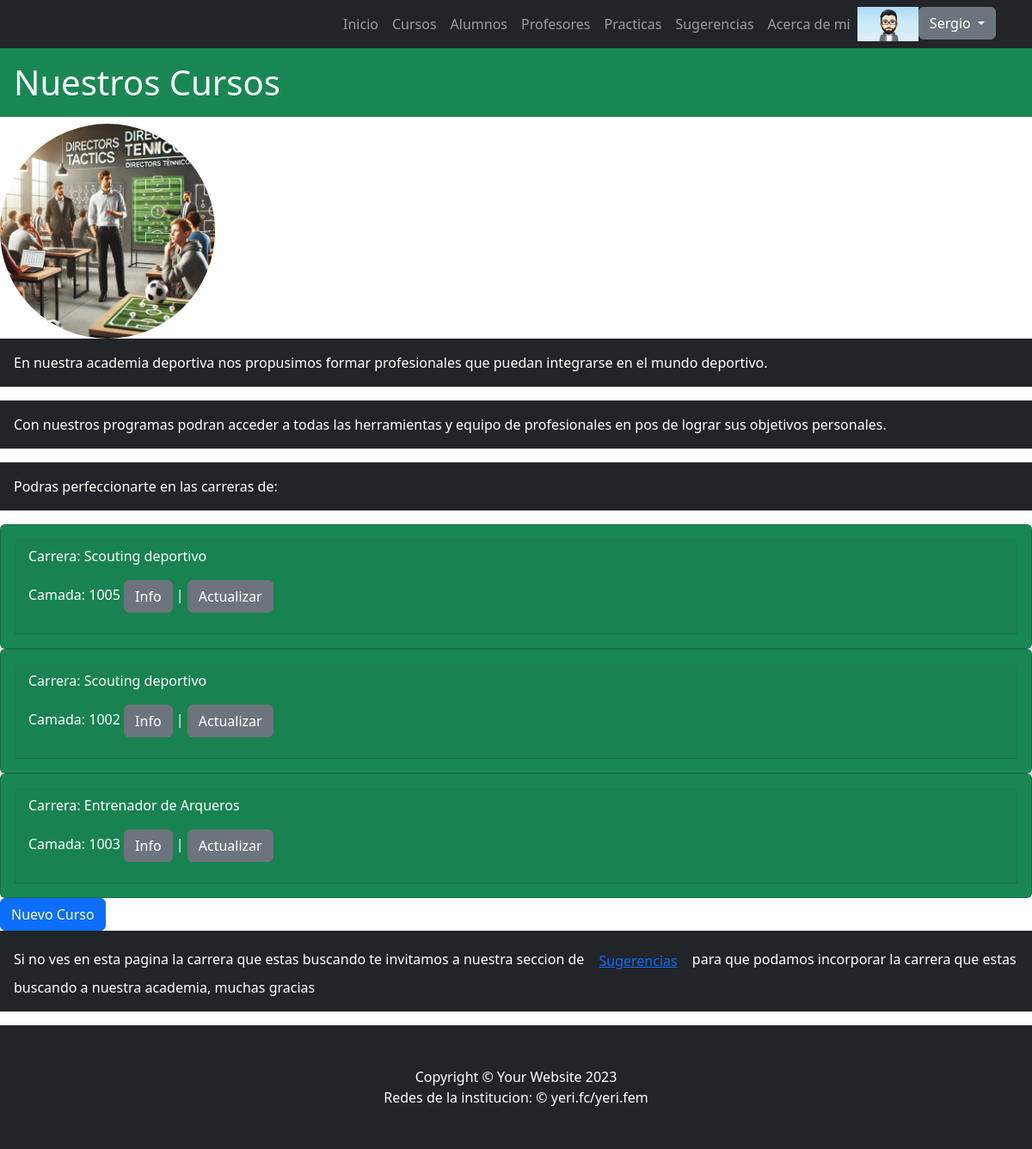
Screenshot of /curso/listar (signed in) with the database file from the repository.
### users/models.py (models this page shows, shortened)
class Avatar(models.Model):
    user = models.OneToOneField(User, on_delete=models.CASCADE, blank=True, null=True)
    imagen = models.ImageField(upload_to="avatares", blank=True, null=True)

### Appyeri/models.py (models this page shows)
class Curso(models.Model):
    nombre = models.CharField(max_length=40)
    camada = models.IntegerField()
    descripcion = models.TextField(max_length=10000, blank=True, null=True)

### Appyeri/views.py (the view)
# urls.py: path('curso/listar', views.CursoListView.as_view(), name='ListarCursos'),
class CursoListView(LoginRequiredMixin, ListView):
    model = Curso
    context_object_name= "Cursos"
    template_name= "Appyeri/lista_cursos.html"

### Appyeri/templates/appyeri/lista_cursos.html (shortened to what this page needs)
{% extends 'Appyeri/base.html' %}
{% load static %}
{% block lista_cursos %}
    <h1 class="text-bg-success p-3">Nuestros Cursos</h1>
    <img class="img-fluid rounded-circle" src="{% static 'appyeri/assets/img/08.jpg'%}" width=250 alt="..." />
    <p class="text-bg-dark p-3" class="lead">En nuestra academia deportiva nos propusimos formar profesionales que puedan integrarse en el mundo deportivo.</p>
    <p class="text-bg-dark p-3" class="mb-0">Con nuestros programas podran acceder a todas las herramientas y equipo de profesionales en pos de lograr sus objetivos personales.</p>
    <p class="text-bg-dark p-3" class="mb-0">Podras perfeccionarte en las carreras de: </p>
    {% for curso in Cursos %}
    <table>
    <div class="card text-bg-success p-3" style="max max-width: 50rem;" >
        <div class="card-header" >
    <p>Carrera: {{curso.nombre}}
    <p>Camada: {{curso.camada}}
        <a class="btn btn-secondary" href="{% url 'DetalleCurso' curso.pk %}">Info</a>
    |
    {% if request.user.is_staff %}
    <a class="btn btn-secondary" href="{% url 'ActualizarCurso' curso.pk %}">Actualizar</a>
    {% endif %}
    {% endfor %}
        </div>
    </div>
    {%if request.user.is_staff%}
    <a class="btn btn-primary" href="{% url 'AgregarCurso'%}">Nuevo Curso</a>
    {% endif %}
    <table>
    <p class="text-bg-dark p-3" class="mb-0">Si no ves en esta pagina la carrera que estas buscando te invitamos a nuestra seccion de <a class="btn btn-link" href="{% url 'Sugerencias'%}">Sugerencias</a> para que podamos incorporar la carrera que estas buscando a nuestra academia, muchas gracias</p>
{% endblock lista_cursos %}

### Appyeri/templates/appyeri/base.html (shortened to what this page needs)
<!DOCTYPE html>
{% load static %}
<html lang="en">
    <head>
        <link href="{% static 'appyeri/css/styles.css' %}" rel="stylesheet" />
    </head>
    <body>
        <nav class="navbar navbar-expand-lg navbar-dark bg-dark">
            <div class="container">
                <div class="collapse navbar-collapse" id="navbarSupportedContent">
                    <ul class="navbar-nav ms-auto mb-2 mb-lg-0">
                        <li class="nav-item"><a class="nav-link" href="{% url 'Inicio'%}">Inicio</a></li>
                        <li class="nav-item"><a class="nav-link" href="{% url 'ListarCursos'%}">Cursos</a></li>
                        <li class="nav-item"><a class="nav-link" href="{% url 'ListarAlumnos'%}">Alumnos</a></li>
                        <li class="nav-item"><a class="nav-link" href="{% url 'ListarProfesores'%}">Profesores</a></li>
                        <li class="nav-item"><a class="nav-link" href="{% url 'Practicas'%}">Practicas</a></li>
                        <li class="nav-item"><a class="nav-link" href="{% url 'Sugerencias' %}">Sugerencias</a></li>
                        <li class="nav-item"><a class="nav-link" href="{% url 'About' %}">Acerca de mi</a></li>
                            {% if request.user.is_authenticated %}
                            <img src="{{request.user.avatar.imagen.url}}" alt="" height="40px">
                    <div class="dropdown">
                        <button class="btn btn-secondary dropdown-toggle" type="button" id="dropdownMenuButton1" data-bs-toggle="dropdown" aria-expanded="false">
                            {{ request.user.username }}
                        </button>
                    </div>
                {% endif %}
                          </div>
                </div>
        </nav>
        {% block lista_cursos %}
        {% endblock lista_cursos %}
        <footer class="py-5 bg-dark">
            <div class="container"><p class="m-0 text-center text-white">Copyright &copy; Your Website 2023</p></div>
            <div class="container"><p class="m-0 text-center text-white">Redes de la institucion: &copy; yeri.fc/yeri.fem</p></div>
        </footer>
    </body>
</html>

### rows the page displays
Curso: nombre "Scouting deportivo", camada "1005"
Curso: nombre "Scouting deportivo", camada "1002"
Curso: nombre "Entrenador de Arqueros", camada "1003"

### other values shown
{{ request.user.username }} "Sergio"
